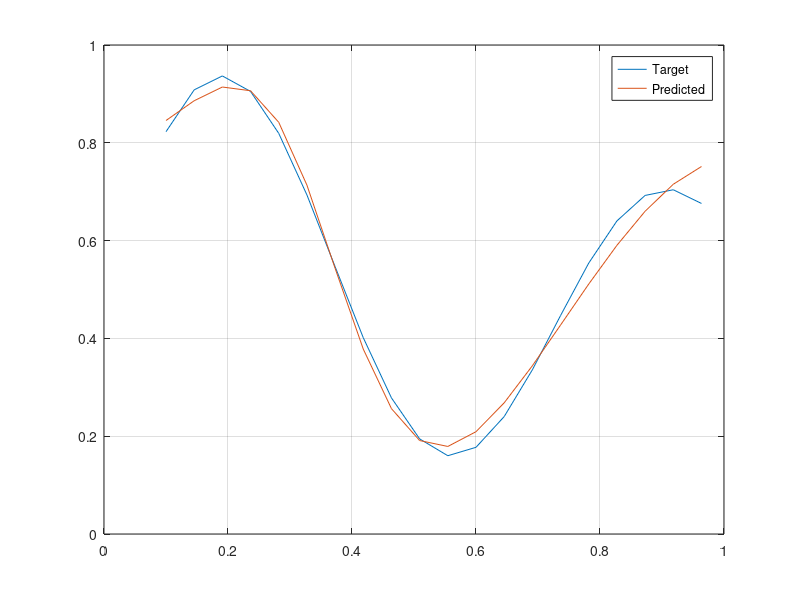
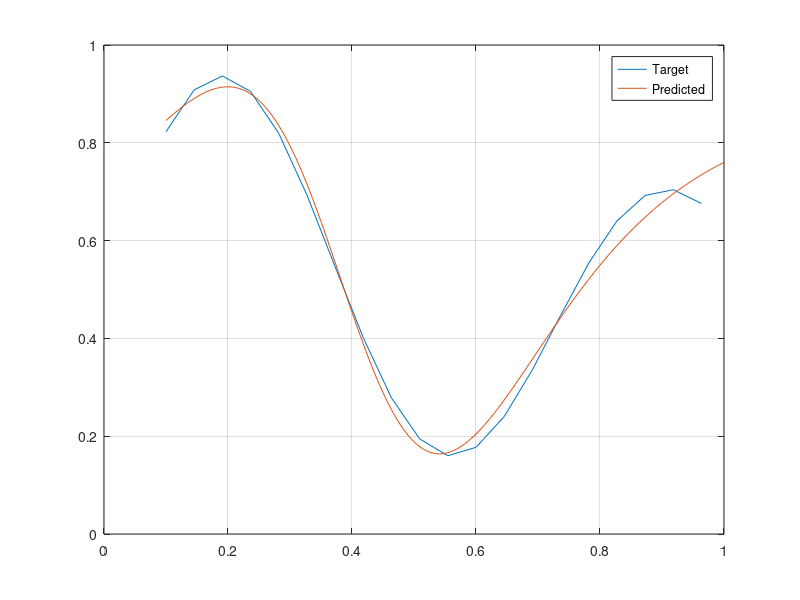

These charts were generated, in order, by the following MATLAB code:
x = 0.1:1/22:1;
y = ((1 + 0.6 * sin(2 * pi * x / 0.7)) + 0.3 * sin(2 * pi * x)) / 2;

figure(1);
plot(x, y);
legend('Target')
grid on

% 5 neuronu tinklas
w1 = rand(5, 1);
w2 = rand(5, 1);
b1 = rand(5, 1);
b2 = rand(1, 1);
eta = 0.05;
Y = zeros(length(x), 1);

for j = 1 : 10000
    % Perceptrono atsakas
    for i = 1 : length(x)
        % Pasleptasis sluoksnis
        v1 = w1 * x(i) + b1;

        %Pasleptojo sluoksnio aktyvacijos funkcija
        y1 = tanh(v1);
        
        % Antras (Tsejimo sluoksnis)
        v2 = y1' * w2 + b2;

        % Tsejimo sluoksnio aktyvacijos funkcija
        y2 = v2;
        Y(i) = y2;
        
        % Skaiciuojama klaida
        e = y(i) - y2;
        
        % Svoriu atnaujinimas
        delta2 = e;

        %Paskleptojo sluoksnio klaidos gradientas
        delta1 = (1 - tanh(v1).^2) .* (w2 * delta2);
        
        % Atnaujinti svori
        w2 = w2 + eta * delta2 * y1;
        b2 = b2 + eta * delta2;
        % Pasleptasis sluoksnis
        w1 = w1 + eta * delta1 * x(i);
        b1 = b1 + eta * delta1;
    end
end

hold on
plot(x, Y);
hold off
legend('Target', 'Predicted')
%%
x_test = 0.1:1/220:1;
Y_test = zeros(length(x_test), 1);

figure(2)
plot(x, y);
legend('Target')
grid on

for i = 1 : length(x_test)
    % testavimas
    v1_test = w1 * x_test(i) + b1;

    y1_test = tanh(v1_test);
    
    v2_test = y1_test' * w2 + b2;

    y2_test = v2_test;
    Y_test(i) = y2_test;
end

hold on
plot(x_test, Y_test);
hold off
legend('Target', 'Predicted')